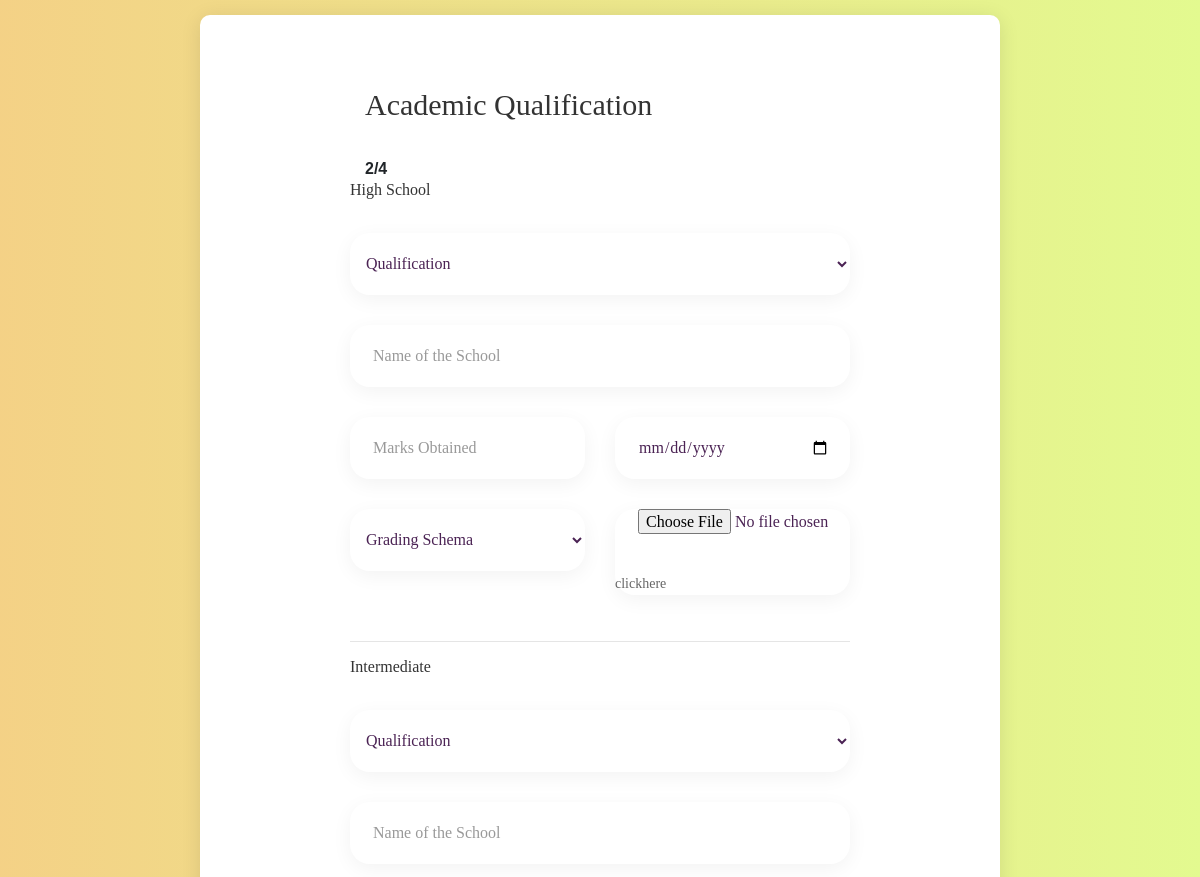
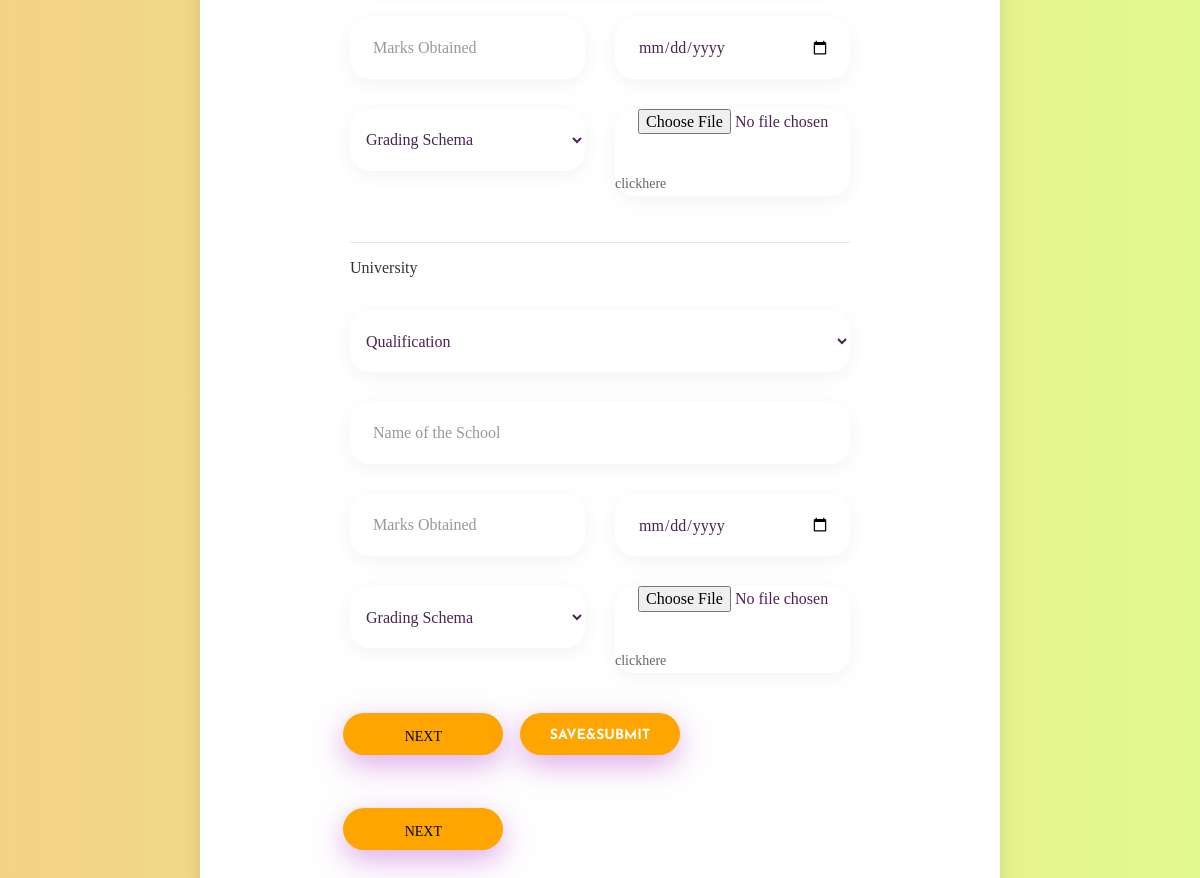
The page /stdacd (signed in) on the database as committed earlier (2 pictures, top to bottom).
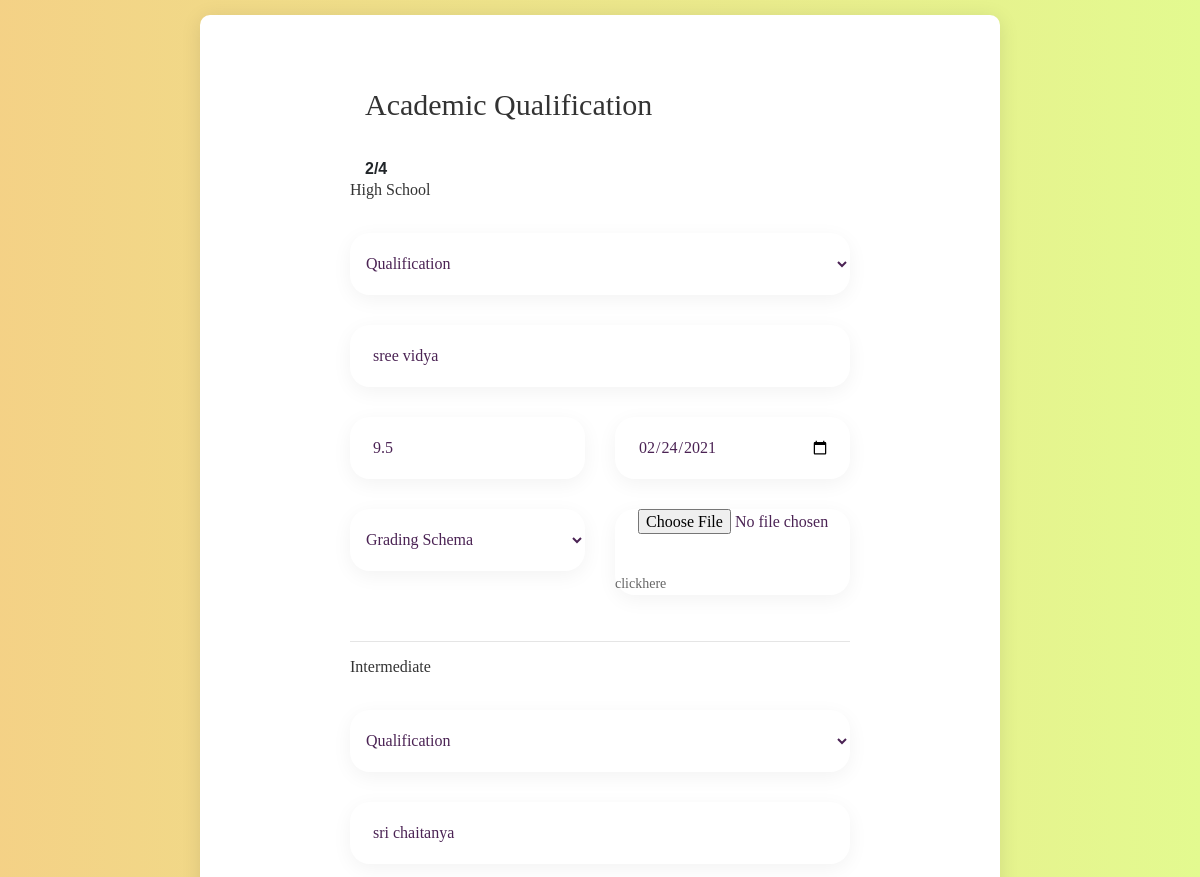
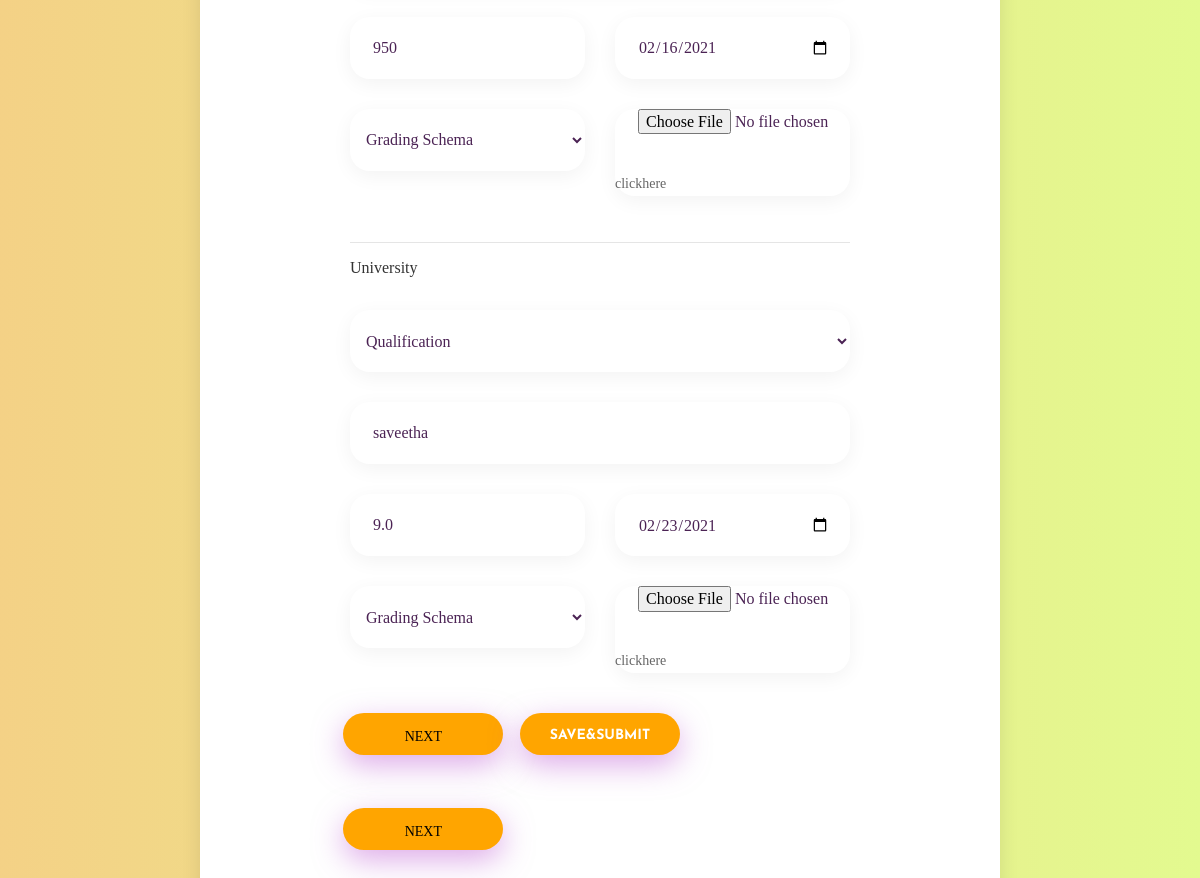
The same page on the database as committed later (2 pictures, top to bottom).
### Portal/models/stddetail.py (models this page shows, shortened)
class Stdacd(models.Model):
    Email=models.EmailField()
    Sscqual=models.CharField(max_length=50,null=True)
    Sscname=models.CharField(max_length=50,null=True)
    Sscdate=models.CharField(max_length=10,null=True)
    Sscmarks=models.CharField(max_length=10,null=True)
    Sscgrading=models.CharField(max_length=50,null=True)
    SscDoc=models.FileField(upload_to="")
    Intqual=models.CharField(max_length=50,null=True)
    Intname=models.CharField(max_length=50,null=True)
    Intdate=models.CharField(max_length=10,null=True)
    Intmarks=models.CharField(max_length=10,null=True)
    Intgrading=models.CharField(max_length=50,null=True)
    IntDoc=models.FileField(upload_to="")
    Uniqual=models.CharField(max_length=50,null=True)
    Uniname=models.CharField(max_length=50,null=True)
    Unicname=models.CharField(max_length=50,null=True)
    Unidate=models.CharField(max_length=10,null=True)
    Unimarks=models.CharField(max_length=10)
    Unigrading=models.CharField(max_length=50,null=True)
    UniDoc=models.FileField(upload_to="")
    @staticmethod
    def get_stdacd_by_email(Email):
            try:
                return Stdacd.objects.get(Email=Email)
            except:
                False

### Portal/views/stdprofile.py (the view, shortened to what this page needs)
# urls.py: path('stdacd',stdacd.as_view(),name='stdacd'),
class stdacd(View):
    def get(self,request):
        data={}
        student=Student.get_student_by_email(request.session['Email'])
        if(student):
            stdacd=Stdacd.get_stdacd_by_email(student.Email)
        if(stdacd):
            value={'Sscqual':stdacd.Sscqual,'Sscname':stdacd.Sscname,'Sscdate':stdacd.Sscdate,'Sscmarks':stdacd.Sscmarks,'Sscgrading':stdacd.Sscgrading,'SscDoc':stdacd.SscDoc,
                'Intqual':stdacd.Intqual,'Intname':stdacd.Intname,'Intdate':stdacd.Intdate,'Intmarks':stdacd.Intmarks,'Intgrading':stdacd.Intgrading,
                'IntDoc':stdacd.IntDoc,'Uniqual':stdacd.Uniqual,'Uniname':stdacd.Uniname,'Unicname':stdacd.Unicname,'Unidate':stdacd.Unidate,'Unimarks': stdacd.Unimarks,
                'Unigrading':stdacd.Unigrading,'UniDoc':stdacd.UniDoc}
            data={'value':value}
        return render(request,'Contactform_v9/academic.html',data)

### Portal/templates/Contactform_v9/academic.html (shortened to what this page needs)
{% load static %}
<!DOCTYPE html>
<html lang="en">
<head>
    <link rel="stylesheet" type="text/css" href="{% static 'vendor/bootstrap/css/bootstrap.min.css' %}">
    <link rel="stylesheet" type="text/css" href="{% static 'fonts/font-awesome-4.7.0/css/font-awesome.min.css' %}">
    <link rel="stylesheet" type="text/css" href="{% static 'fonts/iconic/css/material-design-iconic-font.min.css' %}">
    <link rel="stylesheet" type="text/css" href="{% static 'vendor/animate/animate.css' %}">
    <link rel="stylesheet" type="text/css" href="{% static 'vendor/css-hamburgers/hamburgers.min.css' %}">
    <link rel="stylesheet" type="text/css" href="{% static 'vendor/animsition/css/animsition.min.css' %}">
    <link rel="stylesheet" type="text/css" href="{% static 'vendor/select2/select2.min.css' %}">
    <link rel="stylesheet" type="text/css" href="{% static 'vendor/daterangepicker/daterangepicker.css' %}">
    <link rel="stylesheet" type="text/css" href="{% static 'css/util.css' %}">
    <link rel="stylesheet" type="text/css" href="{% static 'css/main.css' %}">
</head>
<body>
    <div class="container-contact100">
        <div class="contact100-map" id="google_map" data-map-x="40.722047" data-map-y="-73.986422" data-pin="images/icons/map-marker.png" data-scrollwhell="0" data-draggable="1"></div>
        <div class="wrap-contact100">
            <form class="contact100-form validate-form" action="/stdacd" method="POST" enctype="multipart/form-data">
                <div class="col-lg-11 col-md-12">
                    <span class="contact100-form-title">
                       Academic Qualification
                    </span>
                </div>
                <div class="col-lg-1 col-md-12">
                    <span style="font-weight: 900;" >2/4</span>
                </div>
                <span class="contact100-form-title">
                   <h6>High School</h6>
                </span>
                 <div class="wrap-input100 validate-input rs1-wrap-input100" data-validate="Please enter your first name" name="Sscqual">
      <select id="inputState" class="form-control input100" style="border:none;height: 62px;">
        <option selected>Qualification</option>
      </select>
                            <div>
                                <span class="focus-input100"></span>
                            </div>
                        </div>
                        <div class="wrap-input100 validate-input rs1-wrap-input100" data-validate="Please enter your first name">
                    <input class="input100" type="text" name="Sscname" placeholder="Name of the School" value="{{value.Sscname}}">
                    <span class="focus-input100"></span>
                </div>
                <div class="row">
                    <div class="col-lg-6 col-md-12">
                         <div class="wrap-input100 validate-input rs1-wrap-input100" data-validate="Please enter your first name">
                    <input class="input100" type="text" name="Sscmarks" value="{{value.Sscmarks}}" placeholder="Marks Obtained">
                    <span class="focus-input100"></span>
                </div>
                    </div>
                    <div class="col-lg-6 col-md-12">
                        <div class="wrap-input100 validate-input rs1-wrap-input100" data-validate="Please enter your first name">
                    <input class="input100" type="date" name="Sscdate" value="{{value.Sscdate}}" placeholder="Date of Completion">
                    <span class="focus-input100"></span>
                </div>
                    </div>
                </div>
                <div class="row">
                    <div class="col-lg-6 col-md-12">
                       <div class="wrap-input100 validate-input rs1-wrap-input100" data-validate="Please enter your first name">
      <select id="inputState" class="form-control input100" style="border:none;height: 62px;" name="Sscgrading">
        <option selected>Grading Schema</option>
      </select>
                            <div>
                                <span class="focus-input100"></span>
                            </div>
                        </div>
                    </div>
                    <div class="col-lg-6 col-md-12">
                        <div class="wrap-input100 validate-input rs1-wrap-input100" data-validate="Please enter your first name">
                            <input type="file" class="form-control-file input100" id="SscDoc" name="SscDoc">
                            <a href="{{value.SscDoc}}">clickhere</a>
                    <span class="focus-input100"></span>
                </div>
                    </div>
                </div>
                <hr>
                 <span class="contact100-form-title">
                   <h6>Intermediate</h6>
                </span>
                 <div class="wrap-input100 validate-input rs1-wrap-input100" data-validate="Please enter your first name">
      <select id="inputState" class="form-control input100" style="border:none;height: 62px;" name="Intqual">
        <option selected>Qualification</option>
      </select>
                            <div>
                                <span class="focus-input100"></span>
                            </div>
                        </div>
                        <div class="wrap-input100 validate-input rs1-wrap-input100" data-validate="Please enter your first name">
                    <input class="input100" type="text" value="{{value.Intname}}" name="Intname" placeholder="Name of the School">
                    <span class="focus-input100"></span>
                </div>
                <div class="row">
                    <div class="col-lg-6 col-md-12">
                         <div class="wrap-input100 validate-input rs1-wrap-input100" data-validate="Please enter your first name">
                    <input class="input100" type="text" value= "{{value.Intmarks}}" name="Intmarks" placeholder="Marks Obtained">
                    <span class="focus-input100"></span>
                </div>
                    </div>
                    <div class="col-lg-6 col-md-12">
                        <div class="wrap-input100 validate-input rs1-wrap-input100" data-validate="Please enter your first name">
                    <input class="input100" type="date" value="{{value.Intdate}}" name="Intdate" placeholder="Date of Completion">
                    <span class="focus-input100"></span>
                </div>
                    </div>
                </div>
                <div class="row">
                    <div class="col-lg-6 col-md-12">
                       <div class="wrap-input100 validate-input rs1-wrap-input100" data-validate="Please enter your first name">
      <select id="inputState" class="form-control input100" style="border:none;height: 62px;" name="Intgrading">
        <option selected>Grading Schema</option>
      </select>
                            <div>
                                <span class="focus-input100"></span>
                            </div>
                        </div>
                    </div>
                    <div class="col-lg-6 col-md-12">
                        <div class="wrap-input100 validate-input rs1-wrap-input100" data-validate="Please enter your first name">
                            <input type="file" class="form-control-file input100" id="IntDoc" name="IntDoc">
                            <a href="{{value.IntDoc}}">clickhere</a>
                    <span class="focus-input100"></span>
                </div>
                    </div>
                </div>
                <hr>
                 <span class="contact100-form-title">
                   <h6>University</h6>
                </span>
                 <div class="wrap-input100 validate-input rs1-wrap-input100" data-validate="Please enter your first name">
      <select id="inputState" class="form-control input100" style="border:none;height: 62px;" name="Uniqual">
        <option selected>Qualification</option>
      </select>
                            <div>
                                <span class="focus-input100"></span>
                            </div>
                        </div>
                        <div class="wrap-input100 validate-input rs1-wrap-input100" data-validate="Please enter your first name">
                    <input class="input100" type="text" name="Uniname" value="{{value.Uniname}}" placeholder="Name of the School">
                    <span class="focus-input100"></span>
                </div>
                <div class="row">
                    <div class="col-lg-6 col-md-12">
                         <div class="wrap-input100 validate-input rs1-wrap-input100" data-validate="Please enter your first name">
                    <input class="input100" type="text" name="Unimarks" value="{{value.Unimarks}}" placeholder="Marks Obtained">
                    <span class="focus-input100"></span>
                </div>
                    </div>
                    <div class="col-lg-6 col-md-12">
                        <div class="wrap-input100 validate-input rs1-wrap-input100" data-validate="Please enter your first name">
                    <input class="input100" type="date" name="Unidate" value="{{value.Unidate}}" placeholder="Date of Completion">
                    <span class="focus-input100"></span>
                </div>
                    </div>
                </div>
                <div class="row">
                    <div class="col-lg-6 col-md-12">
                       <div class="wrap-input100 validate-input rs1-wrap-input100" data-validate="Please enter your first name">
      <select id="inputState" class="form-control input100" style="border:none;height: 62px; " name="Unigrading">
        <option selected>Grading Schema</option>
      </select>
                            <div>
                                <span class="focus-input100"></span>
                            </div>
                        </div>
                    </div>
                    <div class="col-lg-6 col-md-12">
                        <div class="wrap-input100 validate-input rs1-wrap-input100" data-validate="Please enter your first name">
                            <input type="file" class="form-control-file input100" id="UniDoc" name="UniDoc">
                            <a href="{{value.UniDoc}}">clickhere</a>
                    <span class="focus-input100"></span>
                </div>
                    </div>
                </div>
                <div class="row">
                    <div class="col-lg-4 col-md-12">
                        <div class="container-contact100-form-btn">
                            <button class="contact100-form-btn">
                                <a href="stdind" style="color: black;padding: 10px;">Next</a>
                            </button>
                    </div>
                    </div>
                    <div class="col-lg-4 col-md-12">
                        <div class="container-contact100-form-btn">
                            <button class="contact100-form-btn">
                                Save&Submit
                            </button>
                    </div>
                    </div>
                    <div class="col-lg-4 col-md-12">
                    </div>
                    <div class="col-lg-4 col-md-12">
                        <div class="container-contact100-form-btn">
                            <button class="contact100-form-btn">
                                <a href="stdcour" style="color: black;padding: 10px;">Next</a>
                            </button>
                    </div>
                    </div>
                </div>
            </form>
        </div>
    </div>
</body>
</html>

Rows that differ between the two databases and show on the page:
added Stdacd: Sscname "sree vidya", Sscmarks "9.5", Sscdate "02/24/2021", Intname "sri chaitanya", Intmarks "950", Intdate "02/16/2021", Uniname "saveetha", Unimarks "9.0", Unidate "02/23/2021"
